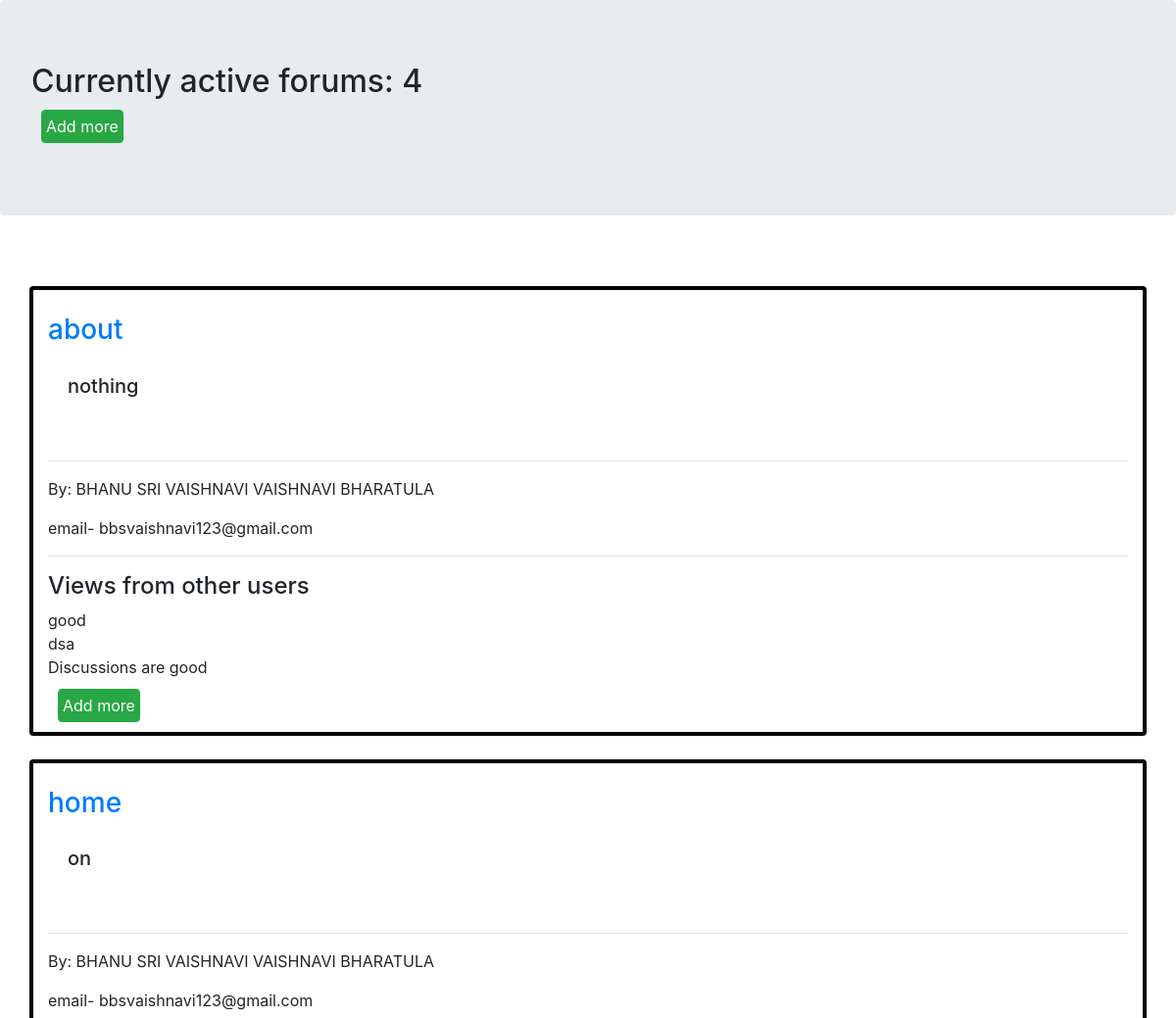
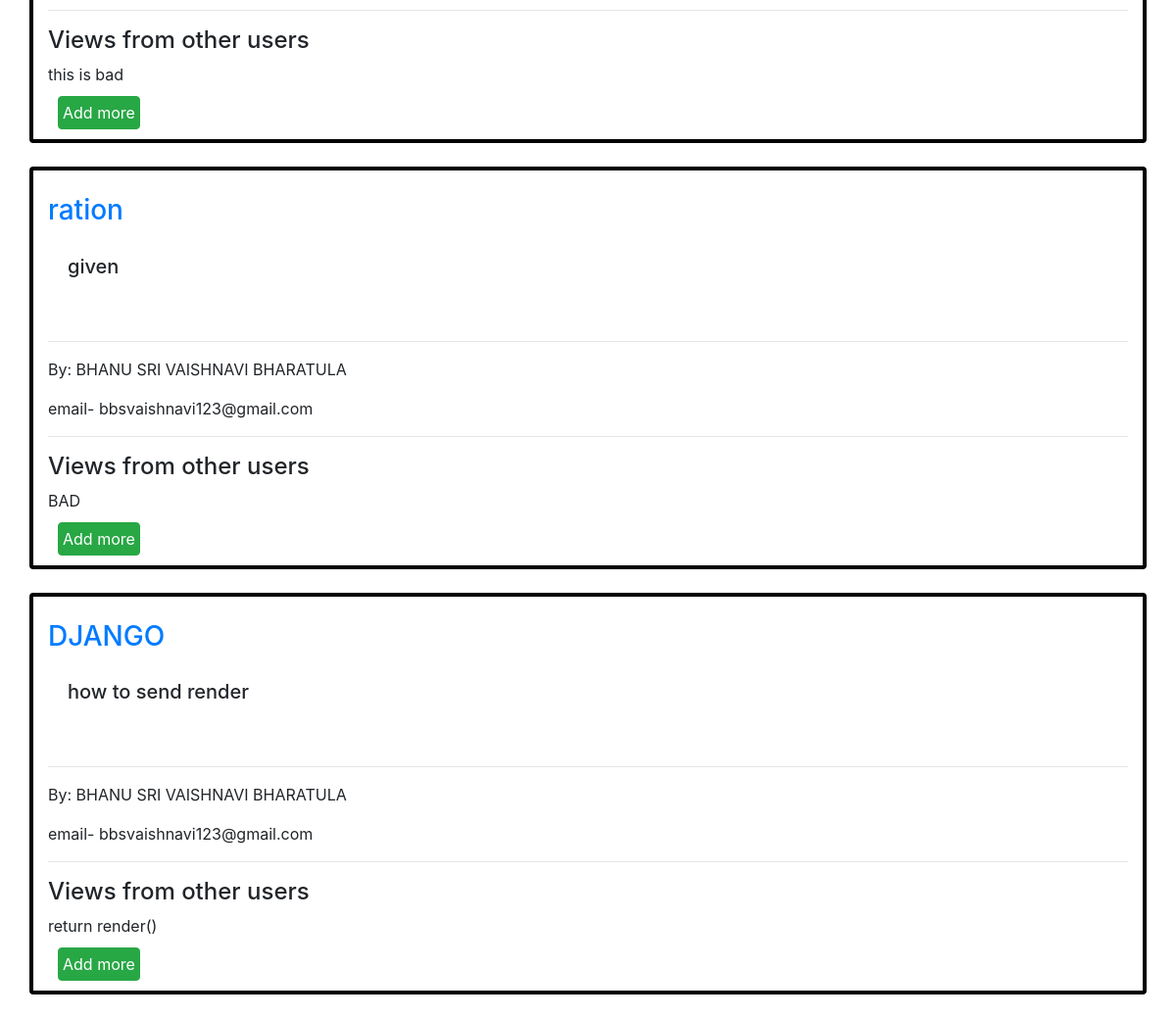
The page /videoapp/forumhome/ on the database its author committed (2 pictures, top to bottom).
### videoapp/models.py (models this page shows, shortened)
class forum(models.Model):
    name=models.CharField(max_length=200,default="anonymous" )
    email=models.CharField(max_length=200,null=True)
    topic= models.CharField(max_length=300)
    description = models.CharField(max_length=1000,blank=True)
    link = models.CharField(max_length=100 ,null =True)
    date_created=models.DateTimeField(auto_now_add=True,null=True)

class Discussion(models.Model):
    forum = models.ForeignKey(forum,blank=True,on_delete=models.CASCADE)
    discuss = models.CharField(max_length=1000)

### videoapp/views.py (the view)
# urls.py: path('forumhome/',views.forumhome,name='forumhome'),
def forumhome(request):
    forums=forum.objects.all()
    count=forums.count()
    discussions=[]
    for i in forums:
        discussions.append(i.discussion_set.all())
    context={'forums':forums,
              'count':count,
              'discussions':discussions}
    return render(request,'videoapp/forumhome.html',context)

### videoapp/templates/videoapp/forumhome.html (shortened to what this page needs)
{% load static %}
<!DOCTYPE html>
<html lang="en">
<head>
    <link rel="stylesheet" href="https://stackpath.bootstrapcdn.com/bootstrap/4.5.0/css/bootstrap.min.css"0>
</head>
<body>
        <h2 class="jumbotron">
            Currently active forums: {{count}}
            <form method="POST" action="{% url 'addInForum' %}">
            <button class="btn btn-success" style="width:fit-content; padding: 4px; margin:10px;">Add more</button>
            </form>
        </h2>
            <div class="card-columns" style="padding: 10px; margin: 20px;"></div>
            {%for forum in forums %}
                <div class="card box container">
                    <br>
                    <h5 class="card-title">
                        <a href='{{forum.link}}'><h3>{{forum.topic}}</h3></a>
                        <div class="card-body container">
                                <p>{{forum.description}}</p>
                            </h5>
                            <hr>
                            <p> By: {{forum.name}}</p>
                            email- {{forum.email}}
                            <hr>
                            <h4>Views from other users</h4>
                            {%for discuss in discussions%}
                            {%for objs in discuss%}
                            {% if objs.forum == forum %}
                               {{objs.discuss}}
                               <br>
                            {% endif %}
                            {%endfor%}
                            {%endfor%}
                            <form method="POST" action="{% url 'addInDiscussion' %}">
                            <button class="btn btn-success" style="width:fit-content; padding: 4px; margin:10px;">Add more</button>
                            </form>
                        </div>
            <br>
            {%endfor%}
</body>
</html>

### videoapp/templates/videoapp/forumhome.html (style rules this page uses)
.box { border: 4px solid black; margin: 0 auto; }

### rows shown on the page
forum: topic "about", description "nothing", name "BHANU SRI VAISHNAVI VAISHNAVI BHARATULA", email "bbsvaishnavi123@gmail.com"
Discussion: discuss "good"
Discussion: discuss "dsa"
Discussion: discuss "Discussions are good"
forum: topic "home", description "on", name "BHANU SRI VAISHNAVI VAISHNAVI BHARATULA", email "bbsvaishnavi123@gmail.com"
Discussion: discuss "this is bad"
forum: topic "ration", description "given", name "BHANU SRI VAISHNAVI BHARATULA", email "bbsvaishnavi123@gmail.com"
Discussion: discuss "BAD"
forum: topic "DJANGO", description "how to send render", name "BHANU SRI VAISHNAVI BHARATULA", email "bbsvaishnavi123@gmail.com"
Discussion: discuss "return render()"

### other values the page prints
{{ count }} "4"
